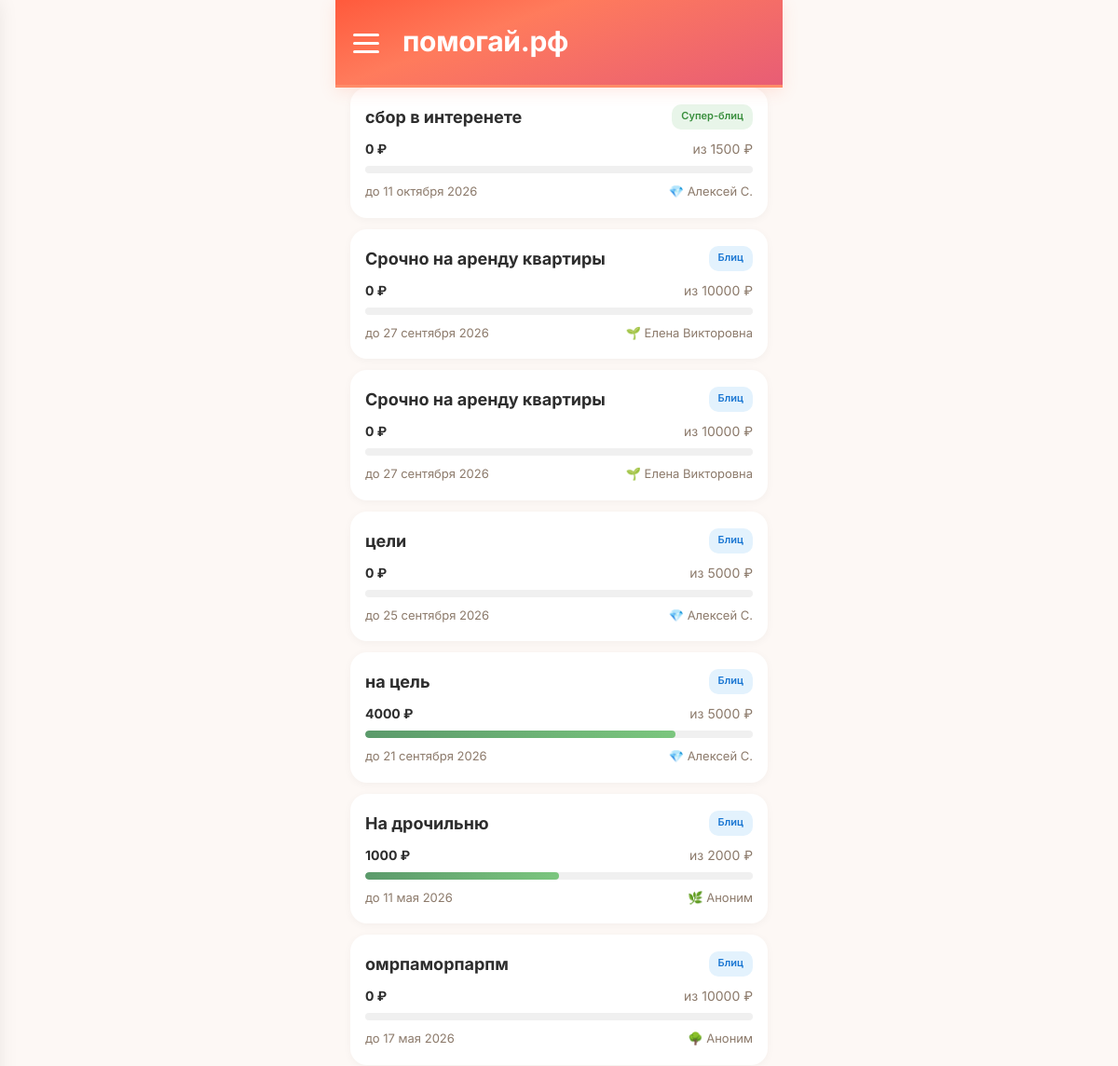
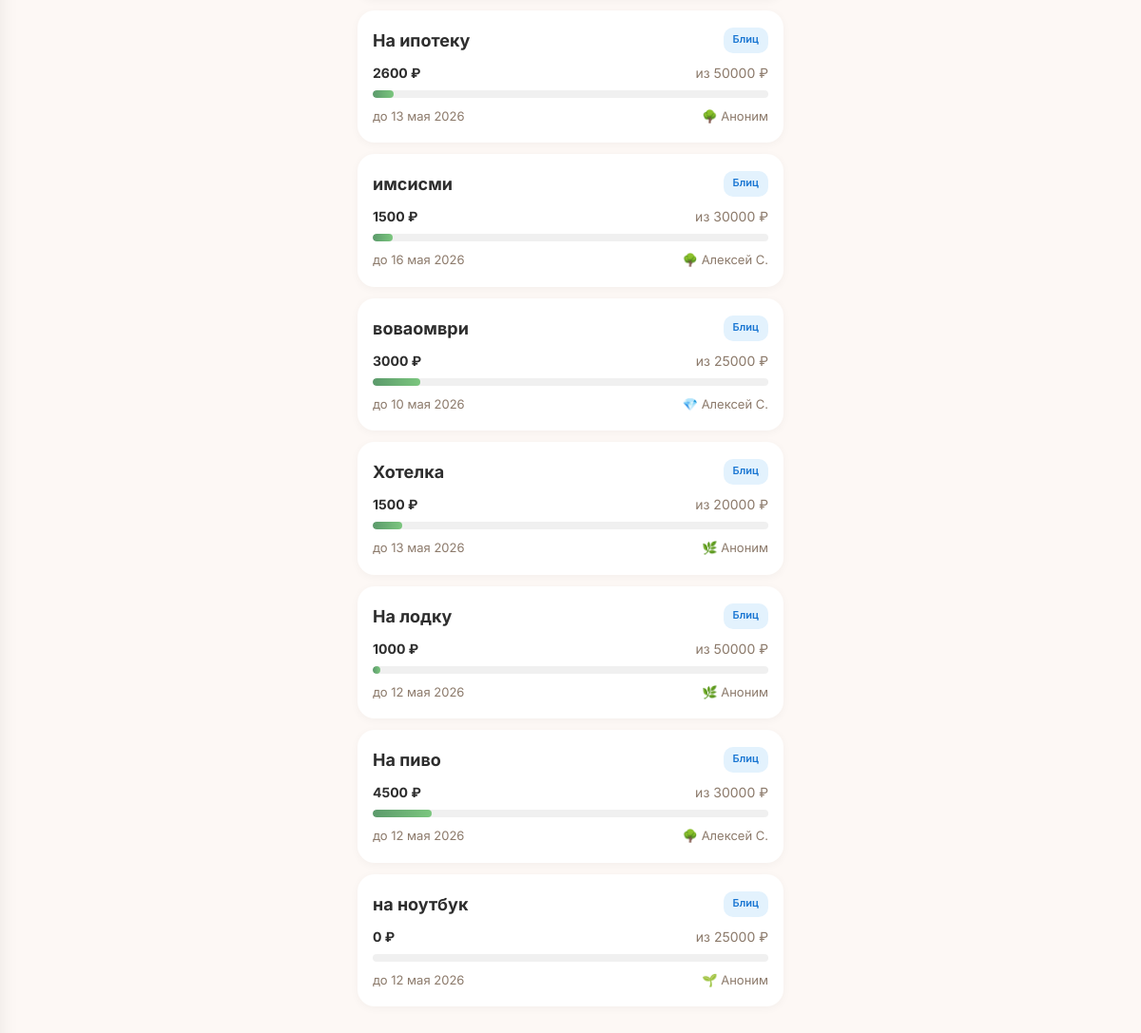
The page /goals on the database its author committed (2 pictures, top to bottom).
### tables this page shows
CREATE TABLE "goals" (
        id INTEGER PRIMARY KEY AUTOINCREMENT,
        user_id INTEGER NOT NULL,
        type TEXT NOT NULL CHECK(type IN ('super_blitz','blitz','serious','urgent','group')),
        title TEXT NOT NULL,
        description TEXT NULL,
        photo_url TEXT NULL,
        amount_goal REAL NOT NULL,
        amount_collected REAL DEFAULT 0.00,
        ends_at TEXT NULL,
        status TEXT DEFAULT 'draft' CHECK(status IN ('draft','active','frozen','completed','failed','lightning_failed','hidden')),
        trial_ends_at TEXT NULL,
        subscription_active_until TEXT NULL,
        last_boosted_at TEXT NULL,
        is_lightning INTEGER DEFAULT 0,
        lightning_started_at TEXT NULL,
        moderation_status TEXT DEFAULT 'pending',
        completion_type TEXT DEFAULT 'organic',
        is_seed INTEGER DEFAULT 0,
        views_count INTEGER DEFAULT 0,
        views_24h INTEGER DEFAULT 0,
        donations_count INTEGER DEFAULT 0,
        donations_24h INTEGER DEFAULT 0,
        created_at TEXT DEFAULT (datetime('now')), photos TEXT, moderation_comment TEXT, moderated_at TEXT, moderated_by INTEGER,
        FOREIGN KEY (user_id) REFERENCES users(id)
    );

CREATE TABLE users (
            id INTEGER PRIMARY KEY AUTOINCREMENT,
            phone TEXT UNIQUE NOT NULL,
            password_hash TEXT NOT NULL,
            email TEXT NULL,
            name TEXT NULL,
            avatar_url TEXT NULL,
            max_id TEXT NULL,
            vk_id TEXT NULL,
            fcm_token TEXT NULL,
            onboarding_passed INTEGER DEFAULT 0,
            rating REAL DEFAULT 0.0,
            rating_level TEXT DEFAULT 'novice',
            confirmations_total INTEGER DEFAULT 0,
            confirmations_approved INTEGER DEFAULT 0,
            confirmations_ignored INTEGER DEFAULT 0,
            donation_streak INTEGER DEFAULT 0,
            goals_helped_close INTEGER DEFAULT 0,
            total_helped_amount REAL DEFAULT 0.00,
            priority_days INTEGER DEFAULT 0,
            circles_of_care INTEGER DEFAULT 0,
            interest_weights TEXT DEFAULT NULL,
            eternal_donation_config TEXT DEFAULT NULL,
            yellow_card_until TEXT NULL,
            is_banned INTEGER DEFAULT 0,
            created_at TEXT DEFAULT (datetime('now'))
        , xp INTEGER DEFAULT 0, xp_level TEXT DEFAULT 'novice', streak_days INTEGER DEFAULT 0, last_action_date TEXT, ip_registered TEXT, author_badge TEXT, trust_score INTEGER DEFAULT 50, trust_level TEXT DEFAULT 'guest', is_admin INTEGER DEFAULT 0, profile_completed INTEGER DEFAULT 0, identity_verified INTEGER DEFAULT 0, city TEXT, region_code TEXT, region_name TEXT, birth_date TEXT, onboarding_step INTEGER DEFAULT 0, identity_verified_at TEXT, identity_doc_path TEXT, identity_selfie_path TEXT);

### main.py (the view)
@app.route('/goals')
def goals_list():
    db = get_db()
    months = ['января','февраля','марта','апреля','мая','июня','июля','августа','сентября','октября','ноября','декабря']
    goals = []
    for g in db.execute(
        "SELECT g.*, u.name as author_name, u.xp_level as author_level FROM goals g JOIN users u ON g.user_id = u.id WHERE g.status = 'active' ORDER BY g.created_at DESC LIMIT 50"
    ).fetchall():
        g = dict(g)
        try:
            parts = g['ends_at'][:10].split('-')
            d = int(parts[2])
            m = months[int(parts[1])-1]
            y = parts[0]
            g['ends_at_formatted'] = f'{d} {m} {y}'
        except:
            g['ends_at_formatted'] = g['ends_at'][:10]
        goals.append(g)
    db.close()
    user = get_current_user()
    return render_template('goals.html', goals=goals, user=user)

### main.py (called while the page is built, shortened)
def get_current_user():
    return None

### models.py (called while the page is built)
def get_db():
    conn = sqlite3.connect(DATABASE, timeout=10)
    conn.row_factory = sqlite3.Row
    conn.execute("PRAGMA journal_mode=WAL")
    conn.execute("PRAGMA synchronous=NORMAL")
    conn.execute("PRAGMA busy_timeout=5000")
    conn.execute("PRAGMA foreign_keys = ON")
    return conn

### templates/goals.html (shortened to what this page needs)
<!DOCTYPE html>
<html lang="ru">
<head>
    <link rel="stylesheet" href="/static/style.css?v=7">
</head>
<body>
    <div class="container">
        <div class="header">
            <div class="hamburger" id="hamburgerBtn" onclick="toggleMenu()">
                <span></span><span></span><span></span>
            </div>
            <div class="header-title">помогай.рф</div>
        </div>
        <div class="goals-list">
            {% if goals %}
                {% for goal in goals %}
                <a class="goal-card" href="/goal/{{ goal.id }}">
                    <div class="top">
                        <div class="title">{{ goal.title }}</div>
                        <span class="type-badge badge-{{ 'green' if goal.type == 'super_blitz' else 'blue' if goal.type == 'blitz' else 'purple' if goal.type == 'serious' else 'orange' if goal.type == 'urgent' else 'teal' }}">
                            {{ 'Супер-блиц' if goal.type == 'super_blitz' else 'Блиц' if goal.type == 'blitz' else 'Жизненный' if goal.type == 'serious' else 'Срочный' if goal.type == 'urgent' else 'Общий' if goal.type == 'group' else goal.type }}
                        </span>
                    </div>
                    <div class="amount-row">
                        <span class="collected">{{ "%.0f"|format(goal.amount_collected) }} ₽</span>
                        <span>из {{ "%.0f"|format(goal.amount_goal) }} ₽</span>
                    </div>
                    <div class="progress-bar">
                        <div class="progress-fill" style="width: {{ (goal.amount_collected / goal.amount_goal * 100) if goal.amount_goal > 0 else 0 }}%"></div>
                    </div>
                    <div class="meta">
                        <span>до {{ goal.ends_at_formatted or (goal.ends_at[:10] if goal.ends_at else '—') }}</span>
                        <span>
                {% if goal.author_level == 'novice' %}🌱
                {% elif goal.author_level == 'member' %}🌿
                {% elif goal.author_level == 'reliable' %}🌳
                {% elif goal.author_level == 'pillar' %}💎
                {% elif goal.author_level == 'hero' %}⭐
                {% elif goal.author_level == 'legend' %}👑
                {% else %}👤{% endif %}
                {{ goal.author_name or 'Аноним' }}
            </span>
                    </div>
                </a>
                {% endfor %}
            {% else %}
                <div class="empty-state"><h2>Пока нет целей</h2><p>Станьте первым — создайте сбор</p></div>
            {% endif %}
        </div>
    </div>
</body>
</html>

### static/style.css (style rules this page uses)
:root { --cta: #FF6B4A; --cta-hover: #E85D3A; --bg: #FDF8F5; --card: #FFFFFF; --card-shadow: 0 2px 12px rgba(0,0,0,0.04); --text: #2D2D2D; --text-soft: #8C7A6B; --success: #5B9A6B; --error: #E57373; --gold: #D4A853; --gradient-cta: linear-gradient(160deg, #FF5A3C 0%, #FF7B5C 35%, #E85D75 100%); --radius: 12px; --radius-lg: 16px; --font: 'Inter', -apple-system, BlinkMacSystemFont, sans-serif; --transition: 0.2s ease; }
*, *::before, *::after { box-sizing: border-box; margin: 0; padding: 0; }
body { font-family: var(--font); font-size: 16px; line-height: 1.5; background: var(--bg); color: var(--text); -webkit-tap-highlight-color: transparent; -webkit-font-smoothing: antialiased; animation: pageIn 0.3s ease; }
a { color: var(--cta); text-decoration: none; }
.progress-fill { background: var(--success); height: 100%; border-radius: 8px; transition: width 0.4s ease; }
html { overscroll-behavior-y: auto; }
* { scrollbar-width: thin; scrollbar-color: #FF5A3C transparent; }

### templates/goals.html (style rules this page uses)
* { box-sizing: border-box; margin: 0; padding: 0; }
body { font-family: 'Inter', -apple-system, sans-serif; background: #FDF8F5; padding-bottom: 100px; }
.container { max-width: 480px; margin: 0 auto; padding: 0; }
.header { background: linear-gradient(160deg, #FF5A3C 0%, #FF7B5C 35%, #E85D75 100%); padding: 16px 16px 20px; color: white; border-radius: 0; border-bottom: 3px solid #FF8C69; display: flex; align-items: center; gap: 14px; box-shadow: 0 4px 16px rgba(255,107,74,0.15); position: relative; z-index: 10; }
.hamburger { width: 50px; height: 50px; display: flex; flex-direction: column; justify-content: center; align-items: center; gap: 6px; cursor: pointer; flex-shrink: 0; position: relative; transition: transform 0.1s; margin-left: -8px; margin-top: 5px; }
.hamburger > span:not(.hamburger-dot) { display: block; width: 28px; height: 3px; background: white; border-radius: 2px; }
.header-title { font-size: 30px; font-weight: 700; letter-spacing: -0.3px; line-height: 32px; vertical-align: bottom; }
.goals-list { display: flex; flex-direction: column; gap: 12px; padding: 0 16px 16px; }
.goal-card { display: block; background: white; border-radius: 18px; padding: 18px 16px; text-decoration: none; color: #2D2D2D; box-shadow: 0 2px 10px rgba(0,0,0,0.04); transition: transform 0.1s, box-shadow 0.2s; }
.goal-card .top { display: flex; justify-content: space-between; margin-bottom: 10px; }
.goal-card .title { font-size: 18px; font-weight: 700; }
.type-badge { font-size: 11px; font-weight: 600; padding: 4px 10px; border-radius: 10px; }
.badge-green { background: #E8F5E9; color: #388E3C; }
.badge-blue { background: #E3F2FD; color: #1976D2; }
.amount-row { display: flex; justify-content: space-between; font-size: 14px; color: #8C7A6B; margin-bottom: 8px; }
.amount-row .collected { font-weight: 700; color: #2D2D2D; }
.progress-bar { background: #F0F0F0; border-radius: 6px; height: 8px; overflow: hidden; margin-bottom: 10px; }
.progress-fill { background: linear-gradient(90deg, #5B9A6B, #7BC67E); height: 100%; border-radius: 6px; }
.meta { display: flex; justify-content: space-between; font-size: 13px; color: #8C7A6B; }

### rows shown on the page
goals: title "сбор в интеренете", type "Супер-блиц", amount_collected "0", amount_goal "1500", ends_at_formatted "11 октября 2026", name "Алексей С."
goals: title "Срочно на аренду квартиры", type "Блиц", amount_collected "0", amount_goal "10000", ends_at_formatted "27 сентября 2026", name "Елена Викторовна"
goals: title "Срочно на аренду квартиры", type "Блиц", amount_collected "0", amount_goal "10000", ends_at_formatted "27 сентября 2026", name "Елена Викторовна"
goals: title "цели", type "Блиц", amount_collected "0", amount_goal "5000", ends_at_formatted "25 сентября 2026", name "Алексей С."
goals: title "на цель", type "Блиц", amount_collected "4000", amount_goal "5000", ends_at_formatted "21 сентября 2026", name "Алексей С."
goals: title "На дрочильню", type "Блиц", amount_collected "1000", amount_goal "2000", ends_at_formatted "11 мая 2026", author_name "Аноним"
goals: title "омрпаморпарпм", type "Блиц", amount_collected "0", amount_goal "10000", ends_at_formatted "17 мая 2026", author_name "Аноним"
goals: title "На ипотеку", type "Блиц", amount_collected "2600", amount_goal "50000", ends_at_formatted "13 мая 2026", author_name "Аноним"
goals: title "имсисми", type "Блиц", amount_collected "1500", amount_goal "30000", ends_at_formatted "16 мая 2026", name "Алексей С."
goals: title "воваомври", type "Блиц", amount_collected "3000", amount_goal "25000", ends_at_formatted "10 мая 2026", name "Алексей С."
goals: title "Хотелка", type "Блиц", amount_collected "1500", amount_goal "20000", ends_at_formatted "13 мая 2026", author_name "Аноним"
goals: title "На лодку", type "Блиц", amount_collected "1000", amount_goal "50000", ends_at_formatted "12 мая 2026", author_name "Аноним"
goals: title "На пиво", type "Блиц", amount_collected "4500", amount_goal "30000", ends_at_formatted "12 мая 2026", name "Алексей С."
goals: title "на ноутбук", type "Блиц", amount_collected "0", amount_goal "25000", ends_at_formatted "12 мая 2026", author_name "Аноним"
